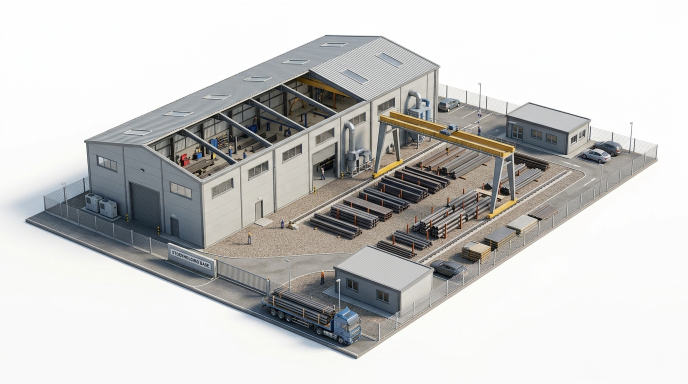
#> input picture docs/assets-src/pages/base.jpg, 1376 x 768 px, given in place of base.webp, which was not available (shown at 1/2 size)
$ python fix-base-8.py
#> lines starting #> are read from the running program, lines starting #| are printed output that depends on the picture; after the words box and inside, x2 and y2 are one past the last pixel; in counts of white or black regions, pixels touching at a corner belong together
"""Чат 8: картинка базы для /about — обесцветить (монохром, жёлтый кран) и стереть кривую надпись на вывеске.
Запуск: python3 scripts/fix-base-8.py → public/pages/base.webp, затем scripts/make-variants.py.
Работает от текущего public/pages/base.webp (вырезанного), альфу не трогает."""
from pathlib import Path
import numpy as np
import cv2
from PIL import Image

ROOT = Path(__file__).resolve().parent.parent
PATH = ROOT / "public/pages/base.webp"

im = np.array(Image.open(PATH).convert("RGBA"))
rgb, alpha = im[..., :3].copy(), im[..., 3]
#> rgb is the input picture: shape (768, 1376, 3); mean R, G, B 200.8, 200.5, 199
#> alpha: shape (768, 1376); every value is 255

# 1. Надпись на вывеске: тёмные буквы внутри наклонной плашки → inpaint.
plate = np.array([(341, 482), (424, 511), (424, 528), (341, 498)], np.int32)
mask = np.zeros(alpha.shape, np.uint8)
cv2.fillPoly(mask, [plate], 255)
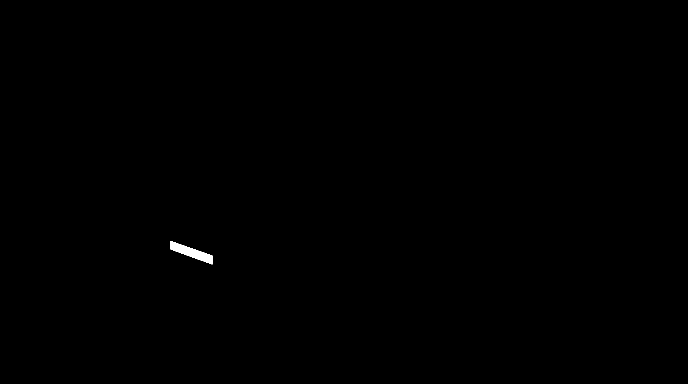
#> mask: shape (768, 1376) (shown at 1/2 size); 0.14% white; 1 white region, box (x1, y1, x2, y2) and area: (341, 482, 425, 529) 1470
gray = cv2.cvtColor(rgb, cv2.COLOR_RGB2GRAY)
letters = ((gray < 150) & (mask > 0)).astype(np.uint8) * 255
#> letters: shape (768, 1376); 0.08% white; 10 white regions (8 under 20 px), largest, box (x1, y1, x2, y2) and area: (341, 490, 425, 529) 562, (341, 482, 414, 509) 284
letters = cv2.dilate(letters, np.ones((3, 3), np.uint8), iterations=1)
#> letters: shape (768, 1376); 0.13% white; 2 white regions (1 under 20 px), largest, box (x1, y1, x2, y2) and area: (340, 481, 426, 530) 1379
rgb = cv2.inpaint(rgb, letters, 4, cv2.INPAINT_TELEA)
# Плашку внутри — ровной заливкой (размытие без краёв), чтобы не было пятен.
inner = cv2.erode(mask, np.ones((3, 3), np.uint8), iterations=1)
smooth = cv2.GaussianBlur(cv2.medianBlur(rgb, 7), (0, 0), 3)
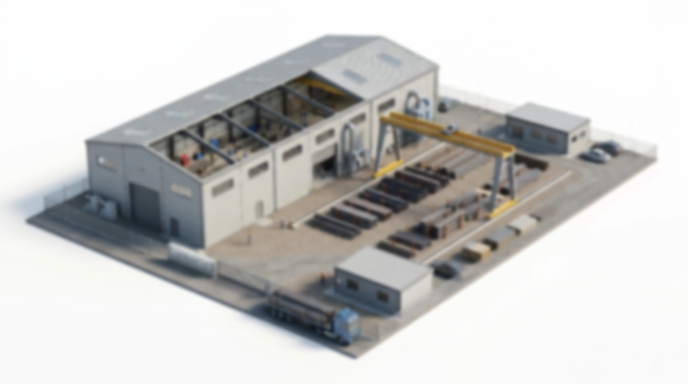
#> smooth: shape (768, 1376, 3) (shown at 1/2 size); mean R, G, B 201.2, 200.9, 199.4
rgb[inner > 0] = smooth[inner > 0]
#> rgb: shape (768, 1376, 3); mean R, G, B 200.9, 200.5, 199.1

# 2. Обесцветить, с лёгким холодным оттенком как у остальных рендеров.
lum = cv2.cvtColor(rgb, cv2.COLOR_RGB2GRAY).astype(np.float32)
tint = np.array([0.985, 1.0, 1.02], np.float32)
out = np.clip(lum[..., None] * tint, 0, 255).astype(np.uint8)
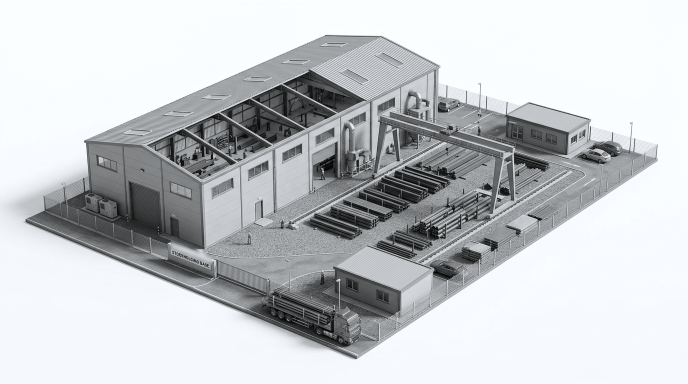
#> out: shape (768, 1376, 3) (shown at 1/2 size); mean of channels 0, 1, 2 197.1, 200.5, 203.1; drawn as R, G, B

Image.fromarray(np.dstack([out, alpha])).save(PATH, "WEBP", quality=86, method=6, alpha_quality=90)
print("ok", PATH)

$ run again, with docs/assets-src/pages/empty.jpg copied over docs/assets-src/pages/base.jpg
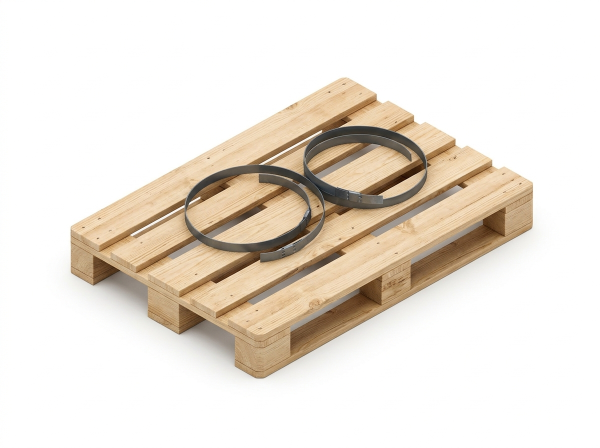
#> input picture docs/assets-src/pages/empty.jpg, 1200 x 896 px, given in place of base.webp, which was not available (shown at 1/2 size)
#> rgb is the input picture: shape (896, 1200, 3); mean R, G, B 234.5, 226.9, 217.4
#> alpha: shape (896, 1200); every value is 255
#> mask: shape (896, 1200); 0.14% white; 1 white region, box (x1, y1, x2, y2) and area: (341, 482, 425, 529) 1470
#> `gray = cv2.cvtColor(rgb, cv2.COLOR_RGB2GRAY)`:
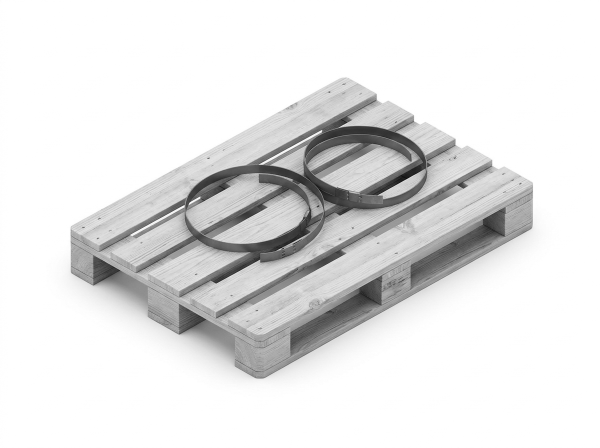
#> gray: shape (896, 1200) (shown at 1/2 size); min 4, max 255, mean 228.1
#> `smooth = cv2.GaussianBlur(cv2.medianBlur(rgb, 7), (0, 0), 3)`:
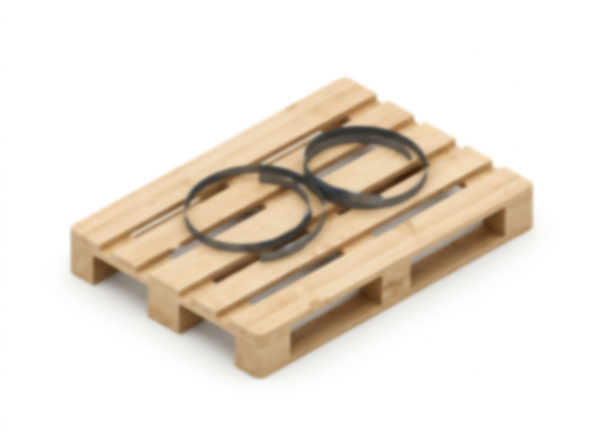
#> smooth: shape (896, 1200, 3) (shown at 1/2 size); mean R, G, B 234.9, 227.3, 217.7

$ run again, with docs/assets-src/pages/frame.jpg copied over docs/assets-src/pages/base.jpg
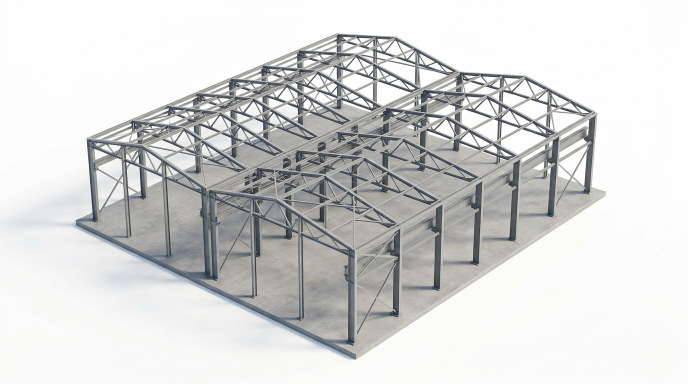
#> input picture docs/assets-src/pages/frame.jpg, 1376 x 768 px, given in place of base.webp, which was not available (shown at 1/2 size)
#> rgb is the input picture: shape (768, 1376, 3); mean R, G, B 214.1, 214.6, 214.1
#> alpha: shape (768, 1376); every value is 255
#> mask: shape (768, 1376); 0.14% white; 1 white region, box (x1, y1, x2, y2) and area: (341, 482, 425, 529) 1470
#> `smooth = cv2.GaussianBlur(cv2.medianBlur(rgb, 7), (0, 0), 3)`:
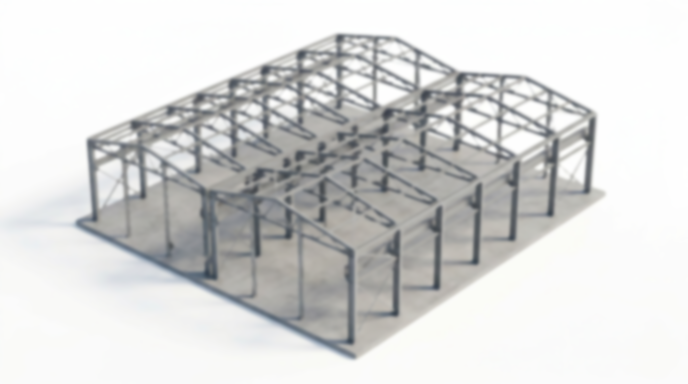
#> smooth: shape (768, 1376, 3) (shown at 1/2 size); mean R, G, B 214.8, 215.2, 214.7
